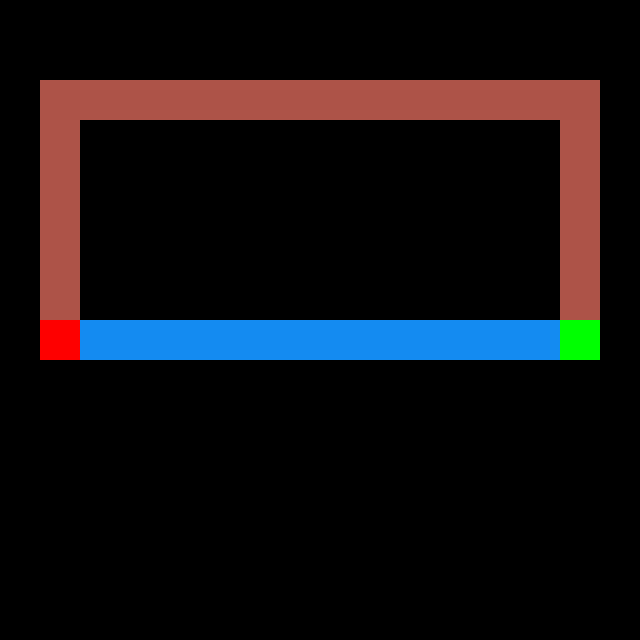
#> input picture Img/demo_maze2.bmp, 640 x 640 px
$ python main.py
#> lines starting #> are read from the running program, lines starting #| are printed output that depends on the picture
### maze_problem.py
from search_problem import SearchProblem
import numpy as np
from mlp_model import MLP
import os

class MazeProblem(SearchProblem):

    def __init__(self, grid, start, goals):
        self.grid = grid
        self.start = start
        self.goals = goals
        self.rows = len(grid)
        self.cols = len(grid[0])

        base_path = os.path.join(os.path.dirname(__file__), "train_results")

        #cargar diccionario
        self.idx_to_label = np.load(
            os.path.join(base_path, "idx_to_label.npy"),
            allow_pickle=True
        ).item()

        #crear modelo como en train_model.py
        self.model = MLP(
            input_size=3,
            hidden1=64,
            hidden2=32,
            output_size=len(self.idx_to_label)
        )

        #cargar pesos entrenados
        self.model.W1 = np.load(os.path.join(base_path, "W1.npy"))
        self.model.b1 = np.load(os.path.join(base_path, "b1.npy"))
        self.model.W2 = np.load(os.path.join(base_path, "W2.npy"))
        self.model.b2 = np.load(os.path.join(base_path, "b2.npy"))
        self.model.W3 = np.load(os.path.join(base_path, "W3.npy"))
        self.model.b3 = np.load(os.path.join(base_path, "b3.npy"))

        #mapeo de costos
        self.label_to_cost = {
            "Blue": 10,
            "Brown": 1,
        }

    def initial_state(self):
        return self.start

    def goal_test(self, state):
        return state in self.goals

    # [52 lines left out: functions get_average_rgb, actions, result, step_cost, not called in this run]

### main.py
from PIL import Image
import numpy as np
import matplotlib.pyplot as plt
from collections import deque
from search_problem import SearchProblem
from maze_problem import MazeProblem
import heapq

'''
TASK 1.1
Para cada bloque:
Sacamos el promedio RGB
Si es:
    [0,0,0] → pared (rgba(0, 0, 0))
    Rojo dominante → inicio (rgba(254, 0, 0))
    Verde dominante → meta (rgba(5, 252, 6))
    Blanco → libre (rgba(255, 255, 255))
'''
#Leer imagen bmp y convertirla a RGB
def load_image(path):
#> called with path = './Img/demo_maze2.bmp'
    img = Image.open(path).convert("RGB")
#> img is the input picture: PIL image 640x640 RGB; mean R, G, B 18.2, 15.3, 18
    return np.array(img)

#Discretizar imagen
def discretize_image(img, tile_size=10):
#> called with tile_size = 10
    height, width, _ = img.shape
#> height = 640; width = 640

    grid_h = height // tile_size
#> grid_h = 64
    grid_w = width // tile_size
#> grid_w = 64

    grid = []
    start = None
    goals = []

    for i in range(grid_h):
        row = []
        for j in range(grid_w):

            tile = img[
                i*tile_size:(i+1)*tile_size,
                j*tile_size:(j+1)*tile_size
            ]

            pixels = tile.reshape(-1, 3)
            total_pixels = len(pixels)

            # ----------------------------
            # DETECCIÓN DE PARED (NEGRO)
            # ----------------------------
            black_pixels = np.sum(
                (pixels[:,0] < 50) &
                (pixels[:,1] < 50) &
                (pixels[:,2] < 50)
            )
            black_ratio = black_pixels / total_pixels

            # ----------------------------
            # DETECCIÓN DE INICIO (ROJO)
            # ----------------------------
            red_pixels = np.sum(
                (pixels[:,0] > 200) &
                (pixels[:,1] < 80) &
                (pixels[:,2] < 80)
            )
            red_ratio = red_pixels / total_pixels

            # ----------------------------
            # DETECCIÓN DE META (VERDE)
            # ----------------------------
            green_pixels = np.sum(
                (pixels[:,1] > 200) &
                (pixels[:,0] < 80) &
                (pixels[:,2] < 80)
            )
            green_ratio = green_pixels / total_pixels

            # ----------------------------
            # CLASIFICACIÓN FINAL
            # ----------------------------
            avg_color = np.mean(pixels, axis=0)
            avg_color = tuple(avg_color.astype(int))

            if black_ratio > 0.52:
                row.append(None)

            elif red_ratio > 0.4:
                row.append(avg_color)
                start = (i, j)

            elif green_ratio > 0.4:
                row.append(avg_color)
                goals.append((i, j))

            else:
                row.append(avg_color)

        grid.append(row)
#> after the loop, goals = [(32, 56), (32, 57), (32, 58), (32, 59), (33, 56), (33, 57), (33, 58), (33, 59), (34, 56), (34, 57), (34, 58), (34, 59), (35, 56), (35, 57), (35, 58), (35, 59)]; grid = 64 items

    if start is None:
        raise ValueError("Imagen sin punto de inicio")

    if len(goals) == 0:
        raise ValueError("Imagen sin meta")

    return grid, start, goals

img = load_image("./Img/demo_maze2.bmp")
grid, start, goals = discretize_image(img, tile_size=10)
#> grid = 64 items; start = (35, 7)

print("Start:", start)
#| Start: (35, 7)
print("Goals:", goals)
#| Goals: [(32, 56), (32, 57), (32, 58), (32, 59), (33, 56), (33, 57), (33, 58), (33, 59), (34, 56), (34, 57), (34, 58), (34, 59), (35, 56), (35, 57), (35, 58), (35, 59)]
print("Grid shape:", (len(grid), len(grid[0])))
#| Grid shape: (64, 64)

#unique, counts = np.unique(grid, return_counts=True)
#print(dict(zip(unique, counts)))


#Visualizar grid
def visualize_grid(grid):
    img = np.zeros((len(grid), len(grid[0]), 3), dtype=np.uint8)
#> img: shape (64, 64, 3); every value is 0

    for i in range(len(grid)):
        for j in range(len(grid[0])):
            if grid[i][j] is None:
                img[i][j] = [0, 0, 0]  # pared negra
            else:
                img[i][j] = grid[i][j]  # color real
#> this loop made 64 passes
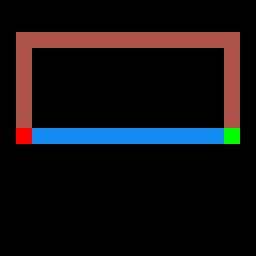
#> img: shape (64, 64, 3) (shown 4 times larger); mean of channels 0, 1, 2 18.2, 15.3, 18; drawn as R, G, B

    plt.imshow(img)
    plt.title("Grid Discretizado")
    plt.show()


visualize_grid(grid)

'''
Task 1.2 (BFS y DFS)
'''

# [81 lines left out: functions bfs, reconstruct_path, dfs, visualize_path, not called in this run]

print("Creando problema...")
problem = MazeProblem(grid, start, goals)
#> in __init__, `self.grid = grid`: self.grid = 64 items
#> in __init__, `self.start = start`: self.start = (35, 7)
#> in __init__, `self.goals = goals`: self.goals has the same summary as goals in discretize_image
#> in __init__, `self.rows = len(grid)`: self.rows = 64
#> (the run stopped early here; a loop or call above may not have finished)
